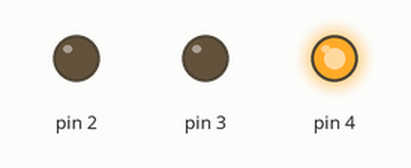
The sketch below on a simulated Arduino Uno, built with avr-gcc and run on an emulated ATmega328P. On the bench: output pins drawn as LEDs (lit = HIGH).

Above: at 5.0 s.
At 10.5 s:
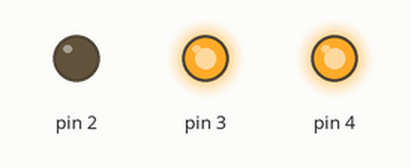
At 19.0 s:
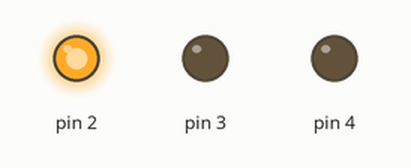
At 25.5 s:
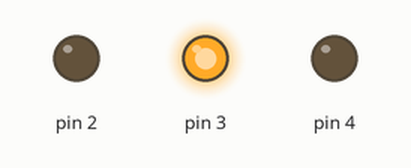
Timing chart, 0 to 35.1 s (numbered marks = the images above):
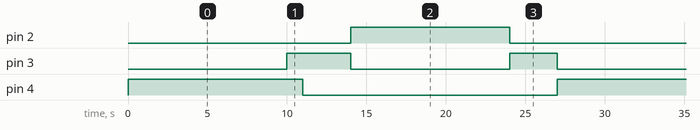

The sketch:

ejercicio_3_5-8.ino
```cpp
// C++ code
//
void setup(){
	pinMode(2, OUTPUT);
  	pinMode(3, OUTPUT);
  	pinMode(4, OUTPUT);
}

void loop(){
	digitalWrite(4, HIGH);
  	delay(10000);
  	digitalWrite(3, HIGH);
  	delay(1000);
    digitalWrite(4, LOW);
  	delay(3000);
  	digitalWrite(3, LOW);
    digitalWrite(2, HIGH);
  	delay(10000);
  	digitalWrite(2, LOW);
  	digitalWrite(3, HIGH);
  	delay(3000);
  	digitalWrite(3, LOW);
}

//Link: https://www.tinkercad.com/things/5tiiLt85nU0-copy-of-eze-1/editel?sharecode=LzW0hYtgSviFJTWejCSlxxEkPM-YTRrPFViToMnoDYA
```

Measured:
- by itself, pin 2: alternates HIGH for 10.0 s and LOW for 17.0 s
- by itself, pin 3: repeats every 27.0 s: LOW 10.0 s, HIGH 3.0 s, LOW 10.0 s, HIGH 4.0 s
- by itself, pin 4: alternates HIGH for 11.0 s and LOW for 16.0 s
